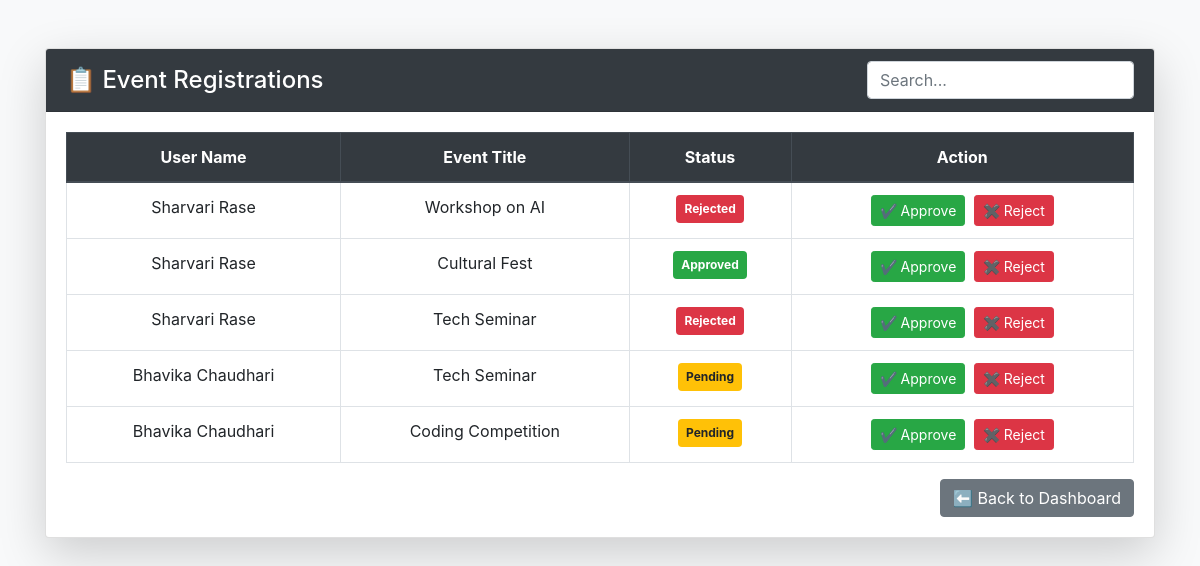
The app's page /admin/view_participants.php (signed in) with its own data.
### tables this page shows
CREATE TABLE `registrations` (
  `id` int(11) NOT NULL,
  `user_id` int(11) DEFAULT NULL,
  `event_id` int(11) DEFAULT NULL,
  `status` varchar(20) DEFAULT 'Pending'
);

CREATE TABLE `users` (
  `id` int(11) NOT NULL,
  `name` varchar(100) DEFAULT NULL,
  `email` varchar(100) DEFAULT NULL,
  `password` varchar(100) DEFAULT NULL,
  `profile_pic` varchar(255) DEFAULT NULL
);

CREATE TABLE `events` (
  `id` int(11) NOT NULL,
  `title` varchar(200) DEFAULT NULL,
  `description` text DEFAULT NULL,
  `event_date` date DEFAULT NULL,
  `total_seats` int(11) DEFAULT NULL,
  `created_at` timestamp NOT NULL DEFAULT current_timestamp(),
  `event_image` varchar(255) DEFAULT NULL
);

### admin/view_participants.php (the view, shortened to what this page needs)
<?php
include("../db.php");
?>
<!DOCTYPE html>
<html>
<head>
<link rel="stylesheet" href="https://stackpath.bootstrapcdn.com/bootstrap/4.5.2/css/bootstrap.min.css">
</head>
<body class="bg-light">
<div class="container mt-5">
    <div class="card shadow-lg">
        <div class="card-header bg-dark text-white d-flex justify-content-between align-items-center">
            <h4 class="mb-0">📋 Event Registrations</h4>
            <input type="text" id="searchInput" onkeyup="searchTable()"
                   class="form-control w-25" placeholder="Search...">
        </div>
        <div class="card-body">
            <table class="table table-hover table-bordered text-center" id="regTable">
                <thead class="thead-dark">
                    <tr>
                        <th>User Name</th>
                        <th>Event Title</th>
                        <th>Status</th>
                        <th>Action</th>
                    </tr>
                </thead>
                <tbody>
                <?php
                $q=mysqli_query($conn,"
                SELECT registrations.id, users.name, events.title, registrations.status
                FROM registrations
                JOIN users ON registrations.user_id=users.id
                JOIN events ON registrations.event_id=events.id
                ");
                while($r=mysqli_fetch_assoc($q)){
                    if($r['status']=="Approved")
                        $badge="success";
                    else if($r['status']=="Rejected")
                        $badge="danger";
                    else
                        $badge="warning";
                ?>
                    <tr>
                        <td><?= $r['name'] ?></td>
                        <td><?= $r['title'] ?></td>
                        <td>
                            <span class="badge badge-<?= $badge ?> p-2">
                                <?= $r['status'] ?>
                            </span>
                        </td>
                        <td>
                            <a href="approve.php?id=<?= $r['id'] ?>" class="btn btn-success btn-sm mr-1">
                                ✔ Approve
                            </a>
                            <a href="reject.php?id=<?= $r['id'] ?>" class="btn btn-danger btn-sm">
                                ✖ Reject
                            </a>
                        </td>
                    </tr>
                <?php } ?>
                </tbody>
            </table>
            <div class="text-right">
                <a href="admin_dashboard.php" class="btn btn-secondary">
                    ⬅ Back to Dashboard
                </a>
            </div>
        </div>
    </div>
</div>
</body>
</html>

### records on screen
registrations: user.name "Sharvari Rase", event.title "Workshop on AI", status "Rejected"
registrations: user.name "Sharvari Rase", event.title "Cultural Fest", status "Approved"
registrations: user.name "Sharvari Rase", event.title "Tech Seminar", status "Rejected"
registrations: user.name "Bhavika Chaudhari", event.title "Tech Seminar", status "Pending"
registrations: user.name "Bhavika Chaudhari", event.title "Coding Competition", status "Pending"
